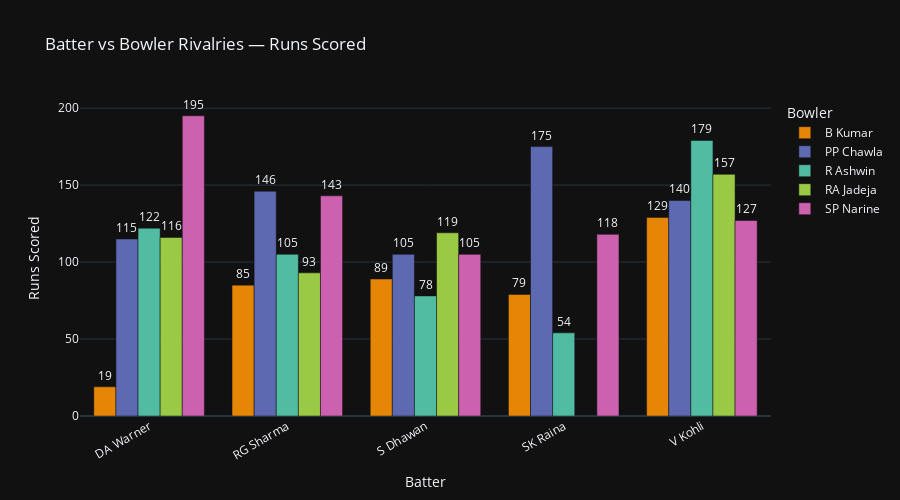

Write notebook code for a chart like this one.
### Markdown cell above
## 6) Bowler vs Batter Rivalries

**Goal:** Head-to-head runs and dismissals between top batters and top bowlers.

### Code cell
import pandas as pd
import plotly.express as px

# -------------------------
# Load dataset
# -------------------------
df = pd.read_csv(r"c:\Users\Vishal\OneDrive\Desktop\mini project\deliveries (1).csv")

# -------------------------
# Top 5 batsmen by total runs
# -------------------------
top_bats = (
    df.groupby('batter')
      .agg(runs=('batsman_runs', 'sum'))
      .reset_index()
      .sort_values('runs', ascending=False)
      .head(5)['batter']
      .tolist()
)

# Top 5 bowlers by balls bowled
top_bows = (
    df.groupby('bowler')
      .agg(balls=('ball', 'count'))
      .reset_index()
      .sort_values('balls', ascending=False)
      .head(5)['bowler']
      .tolist()
)

# Filter dataset for top pairs
pairs = df[df['batter'].isin(top_bats) & df['bowler'].isin(top_bows)]

# Aggregate runs per batter-bowler pair
pair_stats = (
    pairs.groupby(['batter','bowler'])
         .agg(runs=('batsman_runs','sum'))
         .reset_index()
)

# -------------------------
# Interactive Grouped Bar Chart
# -------------------------
fig = px.bar(
    pair_stats,
    x='batter',
    y='runs',
    color='bowler',
    text='runs',
    barmode='group',
    labels={'batter':'Batter', 'runs':'Runs Scored', 'bowler':'Bowler'},
    title='Batter vs Bowler Rivalries — Runs Scored',
    color_discrete_sequence=px.colors.qualitative.Vivid,
    height=500
)

# Add text on bars
fig.update_traces(textposition='outside')

# Style layout
fig.update_layout(
    template='plotly_dark',
    xaxis_tickangle=-30,
    xaxis=dict(title='Batter'),
    yaxis=dict(title='Runs Scored'),
    legend_title='Bowler',
)

fig.show()

### Figure 1 — Plotly figure (JSON) as saved in the notebook; plotly's stock layout.template omitted (floating-point values rounded to 4 significant figures)
{"data": [{"alignmentgroup": "True", "hovertemplate": "Bowler=B Kumar<br>Batter=%{x}<br>Runs Scored=%{text}<extra></extra>", "legendgroup": "B Kumar", "marker": {"color": "rgb(229, 134, 6)", "pattern": {"shape": ""}}, "name": "B Kumar", "offsetgroup": "B Kumar", "orientation": "v", "showlegend": true, "text": [19.0, 85.0, 89.0, 79.0, 129.0], "textposition": "outside", "type": "bar", "x": ["DA Warner", "RG Sharma", "S Dhawan", "SK Raina", "V Kohli"], "xaxis": "x", "y": [19, 85, 89, 79, 129], "yaxis": "y"}, {"alignmentgroup": "True", "hovertemplate": "Bowler=PP Chawla<br>Batter=%{x}<br>Runs Scored=%{text}<extra></extra>", "legendgroup": "PP Chawla", "marker": {"color": "rgb(93, 105, 177)", "pattern": {"shape": ""}}, "name": "PP Chawla", "offsetgroup": "PP Chawla", "orientation": "v", "showlegend": true, "text": [115.0, 146.0, 105.0, 175.0, 140.0], "textposition": "outside", "type": "bar", "x": ["DA Warner", "RG Sharma", "S Dhawan", "SK Raina", "V Kohli"], "xaxis": "x", "y": [115, 146, 105, 175, 140], "yaxis": "y"}, {"alignmentgroup": "True", "hovertemplate": "Bowler=R Ashwin<br>Batter=%{x}<br>Runs Scored=%{text}<extra></extra>", "legendgroup": "R Ashwin", "marker": {"color": "rgb(82, 188, 163)", "pattern": {"shape": ""}}, "name": "R Ashwin", "offsetgroup": "R Ashwin", "orientation": "v", "showlegend": true, "text": [122.0, 105.0, 78.0, 54.0, 179.0], "textposition": "outside", "type": "bar", "x": ["DA Warner", "RG Sharma", "S Dhawan", "SK Raina", "V Kohli"], "xaxis": "x", "y": [122, 105, 78, 54, 179], "yaxis": "y"}, {"alignmentgroup": "True", "hovertemplate": "Bowler=RA Jadeja<br>Batter=%{x}<br>Runs Scored=%{text}<extra></extra>", "legendgroup": "RA Jadeja", "marker": {"color": "rgb(153, 201, 69)", "pattern": {"shape": ""}}, "name": "RA Jadeja", "offsetgroup": "RA Jadeja", "orientation": "v", "showlegend": true, "text": [116.0, 93.0, 119.0, 157.0], "textposition": "outside", "type": "bar", "x": ["DA Warner", "RG Sharma", "S Dhawan", "V Kohli"], "xaxis": "x", "y": [116, 93, 119, 157], "yaxis": "y"}, {"alignmentgroup": "True", "hovertemplate": "Bowler=SP Narine<br>Batter=%{x}<br>Runs Scored=%{text}<extra></extra>", "legendgroup": "SP Narine", "marker": {"color": "rgb(204, 97, 176)", "pattern": {"shape": ""}}, "name": "SP Narine", "offsetgroup": "SP Narine", "orientation": "v", "showlegend": true, "text": [195.0, 143.0, 105.0, 118.0, 127.0], "textposition": "outside", "type": "bar", "x": ["DA Warner", "RG Sharma", "S Dhawan", "SK Raina", "V Kohli"], "xaxis": "x", "y": [195, 143, 105, 118, 127], "yaxis": "y"}], "layout": {"barmode": "group", "height": 500, "legend": {"title": {"text": "Bowler"}, "tracegroupgap": 0}, "title": {"text": "Batter vs Bowler Rivalries — Runs Scored"}, "xaxis": {"anchor": "y", "domain": [0, 1], "tickangle": -30, "title": {"text": "Batter"}}, "yaxis": {"anchor": "x", "domain": [0, 1], "title": {"text": "Runs Scored"}}}}
